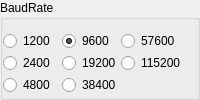
         <widget class="QGroupBox" name="gbBaudRate">
          <property name="sizePolicy">
           <sizepolicy hsizetype="Preferred" vsizetype="Preferred">
            <horstretch>0</horstretch>
            <verstretch>0</verstretch>
           </sizepolicy>
          </property>
          <property name="minimumSize">
           <size>
            <width>0</width>
            <height>100</height>
           </size>
          </property>
          <property name="maximumSize">
           <size>
            <width>16777215</width>
            <height>100</height>
           </size>
          </property>
          <property name="title">
           <string>BaudRate</string>
          </property>
          <layout class="QGridLayout" name="gridLayout_3">
           <property name="leftMargin">
            <number>0</number>
           </property>
           <property name="topMargin">
            <number>9</number>
           </property>
           <property name="bottomMargin">
            <number>0</number>
           </property>
           <property name="spacing">
            <number>0</number>
           </property>
           <item row="2" column="0">
            <widget class="QRadioButton" name="rbBaudRate4800">
             <property name="text">
              <string>4800</string>
             </property>
             <attribute name="buttonGroup">
              <string notr="true">bgBaudRate</string>
             </attribute>
            </widget>
           </item>
           <item row="1" column="2">
            <widget class="QRadioButton" name="rbBaudRate115200">
             <property name="text">
              <string>115200</string>
             </property>
             <attribute name="buttonGroup">
              <string notr="true">bgBaudRate</string>
             </attribute>
            </widget>
           </item>
           <item row="1" column="1">
            <widget class="QRadioButton" name="rbBaudRate19200">
             <property name="text">
              <string>19200</string>
             </property>
             <attribute name="buttonGroup">
              <string notr="true">bgBaudRate</string>
             </attribute>
            </widget>
           </item>
           <item row="0" column="1">
            <widget class="QRadioButton" name="rbBaudRate9600">
             <property name="text">
              <string>9600</string>
             </property>
             <property name="checked">
              <bool>true</bool>
             </property>
             <attribute name="buttonGroup">
              <string notr="true">bgBaudRate</string>
             </attribute>
            </widget>
           </item>
           <item row="0" column="0">
            <widget class="QRadioButton" name="rbBaudRate1200">
             <property name="text">
              <string>1200</string>
             </property>
             <attribute name="buttonGroup">
              <string notr="true">bgBaudRate</string>
             </attribute>
            </widget>
           </item>
           <item row="1" column="0">
            <widget class="QRadioButton" name="rbBaudRate2400">
             <property name="text">
              <string>2400</string>
             </property>
             <attribute name="buttonGroup">
              <string notr="true">bgBaudRate</string>
             </attribute>
            </widget>
           </item>
           <item row="0" column="2">
            <widget class="QRadioButton" name="rbBaudRate57600">
             <property name="text">
              <string>57600</string>
             </property>
             <attribute name="buttonGroup">
              <string notr="true">bgBaudRate</string>
             </attribute>
            </widget>
           </item>
           <item row="2" column="1">
            <widget class="QRadioButton" name="rbBaudRate38400">
             <property name="text">
              <string>38400</string>
             </property>
             <attribute name="buttonGroup">
              <string notr="true">bgBaudRate</string>
             </attribute>
            </widget>
           </item>
          </layout>
         </widget>
